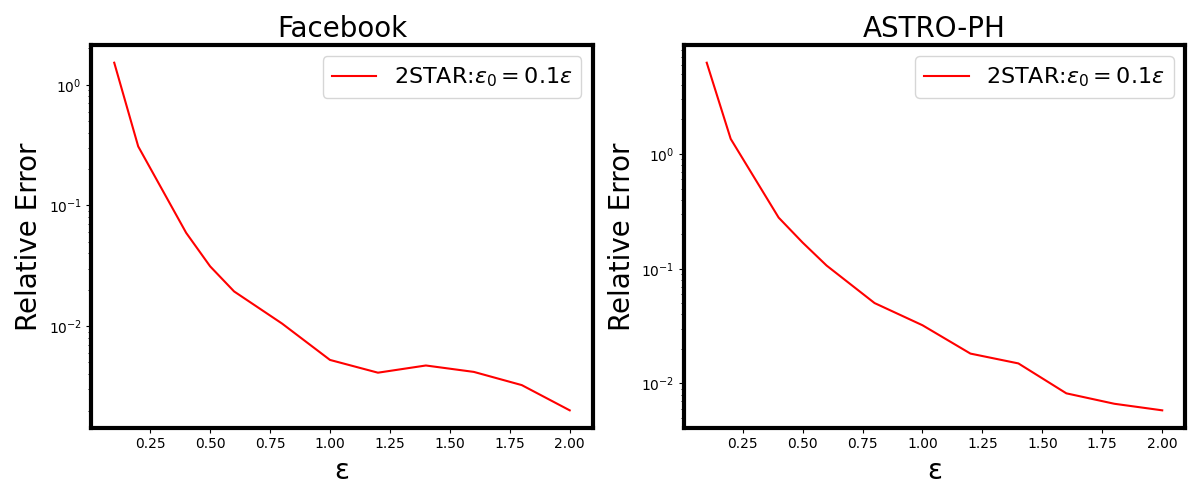

Here is the Python script that generated this plot:
import matplotlib.pyplot as plt
import numpy as np


epsilon = np.array([0.1, 0.2, 0.4, 0.5, 0.6, 0.8, 1.0, 1.2, 1.4, 1.6, 1.8, 2.0])




y1 = [1.5220438042969995, 0.30833633186841475, 0.05930647035403707, 0.03129857774210597, 0.019392324783411786, 0.010509196232353957, 0.005250801549201745, 0.00411672246169948, 0.004722592042479089, 0.00417871168674358, 0.0032485101079292975, 0.0020073202280945306]


fig, axs = plt.subplots(1, 2, figsize=(12, 5))


axs[0].plot(epsilon, y1, 'r-', label=r'2STAR:$\epsilon_0=0.1\epsilon$')
axs[0].set_yscale('log')
axs[0].set_title('Facebook',fontsize=20)
axs[0].set_xlabel('ε',fontsize=20)
axs[0].set_ylabel('Relative Error',fontsize=20)
axs[0].legend(ncol=1, fontsize=16)
for spine in axs[0].spines.values():
    spine.set_linewidth(3)
    spine.set_edgecolor('black')







z1 =  [6.242834707248765, 1.3536167193282371, 0.278934719327519, 0.16908913167253017, 0.10658730583183215, 0.05022884351784727, 0.032174403565358944, 0.018219322820032594, 0.014959425163071922, 0.008207948612493035, 0.006658758028942389, 0.005834514425591896]




axs[1].plot(epsilon, z1, 'r-', label=r'2STAR:$\epsilon_0=0.1\epsilon$')
axs[1].set_yscale('log')
axs[1].set_title('ASTRO-PH',fontsize=20)
axs[1].set_xlabel('ε',fontsize=20)
axs[1].set_ylabel('Relative Error',fontsize=20)
axs[1].legend(ncol=1, fontsize=16)
for spine in axs[1].spines.values():
    spine.set_linewidth(3)
    spine.set_edgecolor('black')






plt.tight_layout()
plt.savefig('2STAR.png')
plt.show()
